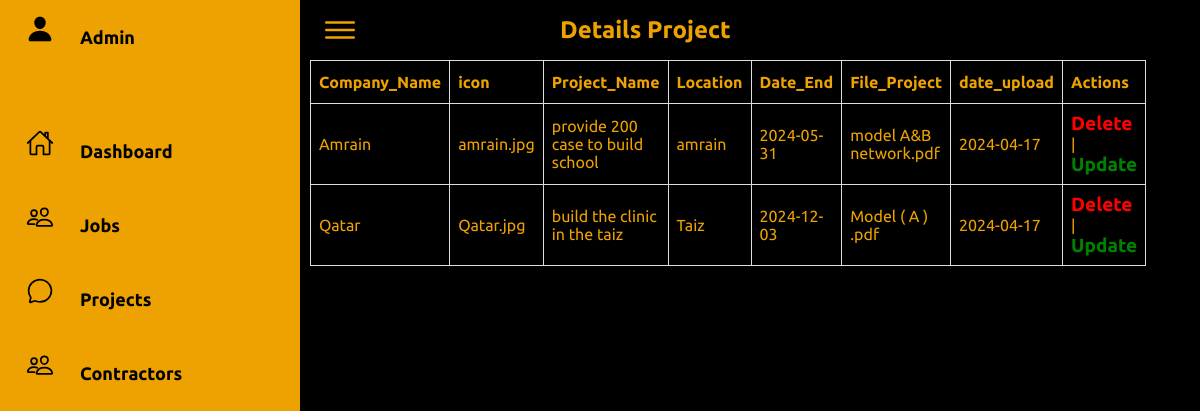
Screenshot of /projects2.php with the database file from the repository.
### tables this page shows
CREATE TABLE IF NOT EXISTS `projects` (
  `Company_Name` varchar(40) NOT NULL,
  `icon` varchar(30) NOT NULL,
  `Project_Name` varchar(100) NOT NULL,
  `Location` varchar(25) NOT NULL,
  `Date_End` date NOT NULL,
  `File_Project` varchar(30) NOT NULL,
  `date_upload` date NOT NULL
);

### projects2.php (the view, shortened to what this page needs)
<!DOCTYPE html>
<html lang="en">
<head>
    <link rel="stylesheet" href="css/style4.css">
</head>
<body>
    <div class="container">
        <div class="navigation">
            <ul>
                <li>
                    <a href="#">
                        <span class="icon">
                            <ion-icon name="person"></ion-icon>
                        </span>
                        <span class="title">Admin</span>
                    </a>
                </li>
                <li>
                <a href="dashboard.php">
                        <span class="icon">
                            <ion-icon name="home-outline"></ion-icon>
                        </span>
                        <span class="title">Dashboard</span>
                    </a>
                </li>
                <li>
                <a href="jobs2.php">
                    <span class="icon">
                        <ion-icon name="people-outline"></ion-icon>
                    </span>
                    <span class="title">Jobs</span>
                </a>
            </li>
            <li>
                <a href=#>
                    <span class="icon">
                        <ion-icon name="chatbubble-outline"></ion-icon>
                    </span>
                    <span class="title">Projects</span>
                </a>
            </li>
            <li>
                <a href="contractors2.php">
                    <span class="icon">
                        <ion-icon name="people-outline"></ion-icon>
                    </span>
                    <span class="title">Contractors</span>
                </a>
            </li>
            </ul>
        </div>
        <div class="main">
            <div class="topbar">
                <div class="toggle">
                    <ion-icon name="menu-outline"></ion-icon>
                </div>
                <div class="search">
                    <h2>Details Project</h2>
                </div>
                <div class="user">
                </div>
            </div>
</body>
</html>
<div class="search">
<div class="tables">
    <div class="tables td">
    <div class="tables th">
    <div class="tables tr">
    <?php
$con = mysqli_connect('localhost', 'root', '', 'contracting');
$query = 'SELECT * FROM projects';
$result = mysqli_query($con, $query);
if (mysqli_num_rows($result) > 0) {
    echo '<table id="projects">
            <tr>
                <th>Company_Name</th>
                <th>icon</th>
                <th>Project_Name</th>
                <th>Location</th>
                <th>Date_End</th>
                <th>File_Project</th>
                <th>date_upload</th>
                <th>Actions</th>
            </tr>';
    while ($row = mysqli_fetch_assoc($result)) {
        echo '<tr>
                <td>' . htmlspecialchars($row['Company_Name']) . '</td>
                <td>' . htmlspecialchars($row['icon']) . '</td>
                <td>' . htmlspecialchars($row['Project_Name']) . '</td>
                <td>' . htmlspecialchars($row['Location']) . '</td>
                <td>' . htmlspecialchars($row['Date_End']) . '</td>
                <td>' . htmlspecialchars($row['File_Project']) . '</td>
                <td>' . htmlspecialchars($row['date_upload']) . '</td>
                <td>
                    <a href="?action=delete&Company_Name=' . urlencode($row['Company_Name']) . '" id="del">Delete</a> |
                    <a href="update_project.php?Company_Name=' . urlencode($row['Company_Name']) . '" id="up">Update</a>
                </td>
            </tr>';
    }
    echo '</table>';
} else {
    echo 'There is no information to display';
}
?>
  </div>
  </div>
  </div>
  </div>
  </div>
  </body>
</html>

### css/style4.css (style rules this page uses)
* { font-family: "Ubuntu", sans-serif; margin: 0; padding: 0; box-sizing: border-box; }
:root { --yellow: #eda201; --white: #ffffff; --gray: #949292; --black1: #4e4d4d; --black2: #454343; --black3: #000000; }
body { min-height: 100vh; overflow-x: hidden; }
.container { position: relative; width: 100%; }
.navigation { position: fixed; width: 300px; height: 100%; background: var(--yellow); border-left: 10px solid var(--yellow); transition: 0.5s; overflow: hidden; }
.navigation ul { position: absolute; top: 0; left: 0; width: 100%; }
.navigation ul li { position: relative; width: 100%; list-style: none; border-top-left-radius: 30px; border-bottom-left-radius: 30px; }
.navigation ul li:nth-child(1) { margin-bottom: 40px; pointer-events: none; }
.navigation ul li a { position: relative; display: block; width: 100%; display: flex; text-decoration: none; color: var(--black3); }
.navigation ul li a .icon { position: relative; display: block; min-width: 60px; height: 60px; line-height: 75px; text-align: center; }
.navigation ul li a .icon ion-icon { font-size: 1.75rem; }
.navigation ul li a .title { position: relative; display: block; padding: 0 10px; height: 60px; line-height: 60px; text-align: start; white-space: nowrap; font-weight: bold; font-size: 18px; margin-bottom: 7px; margin-top: 7px; }
.main { position: absolute; width: calc(100% - 300px); left: 300px; min-height: 100vh; background: var(--black3); transition: 0.5s; }
.topbar { width: 100%; height: 60px; display: flex; justify-content: space-between; align-items: center; padding: 0 10px; }
.toggle { position: relative; width: 60px; height: 60px; display: flex; justify-content: center; align-items: center; font-size: 2.5rem; cursor: pointer; color: #eda201; }
.search { position: relative; width: 400px; margin: 0 10px; color: #eda201; }
.user { position: relative; width: 40px; height: 40px; border-radius: 50%; overflow: hidden; cursor: pointer; }
#del { color: red; font-weight: bold; text-decoration: none; text-transform: capitalize; text-align: center; font-size: 19px; }
#up { color:green; font-weight: bold; text-decoration: none; text-transform: capitalize; text-align: center; font-size: 19px; }

### projects2.php (style rules this page uses)
#projects { border-collapse: collapse; width: 100%; }
#projects td, #projects th { border: 1px solid #ddd; padding: 8px; }
#projects tr:nth-child(even) { background-color :#000000; }
#projects th { padding-top: 12px; padding-bottom: 12px; text-align: left; background-color:#000000; color:#eda201; }

### rows the page displays
projects: Company_Name "Amrain", icon "amrain.jpg", Project_Name "provide 200 case to build school", Location "amrain", Date_End "2024-05-31", File_Project "model A&B network.pdf", date_upload "2024-04-17"
projects: Company_Name "Qatar", icon "Qatar.jpg", Project_Name "build the clinic in the taiz", Location "Taiz", Date_End "2024-12-03", File_Project "Model ( A ) .pdf", date_upload "2024-04-17"
